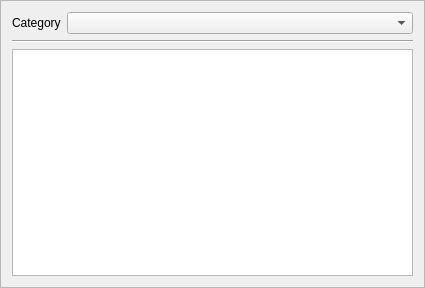
<?xml version="1.0" encoding="UTF-8"?>
<ui version="4.0">
 <class>FrameEmoji</class>
 <widget class="QFrame" name="FrameEmoji">
  <property name="geometry">
   <rect>
    <x>0</x>
    <y>0</y>
    <width>425</width>
    <height>288</height>
   </rect>
  </property>
  <property name="windowTitle">
   <string>Frame</string>
  </property>
  <property name="frameShape">
   <enum>QFrame::StyledPanel</enum>
  </property>
  <property name="frameShadow">
   <enum>QFrame::Raised</enum>
  </property>
  <layout class="QVBoxLayout" name="verticalLayout">
   <item>
    <layout class="QHBoxLayout" name="horizontalLayout">
     <item>
      <widget class="QLabel" name="label">
       <property name="sizePolicy">
        <sizepolicy hsizetype="Fixed" vsizetype="Preferred">
         <horstretch>0</horstretch>
         <verstretch>0</verstretch>
        </sizepolicy>
       </property>
       <property name="text">
        <string>Category</string>
       </property>
      </widget>
     </item>
     <item>
      <widget class="QComboBox" name="comboEmojiCategory"/>
     </item>
    </layout>
   </item>
   <item>
    <widget class="Line" name="line">
     <property name="orientation">
      <enum>Qt::Horizontal</enum>
     </property>
    </widget>
   </item>
   <item>
    <widget class="ListWidgetEmoji" name="listWidgetEmoji">
     <property name="resizeMode">
      <enum>QListView::Adjust</enum>
     </property>
     <property name="layoutMode">
      <enum>QListView::SinglePass</enum>
     </property>
     <property name="gridSize">
      <size>
       <width>20</width>
       <height>20</height>
      </size>
     </property>
     <property name="viewMode">
      <enum>QListView::IconMode</enum>
     </property>
     <property name="wordWrap">
      <bool>true</bool>
     </property>
    </widget>
   </item>
  </layout>
 </widget>
 <customwidgets>
  <customwidget>
   <class>ListWidgetEmoji</class>
   <extends>QListWidget</extends>
   <header>src/listwidgetemoji.h</header>
  </customwidget>
 </customwidgets>
 <resources/>
 <connections/>
</ui>
